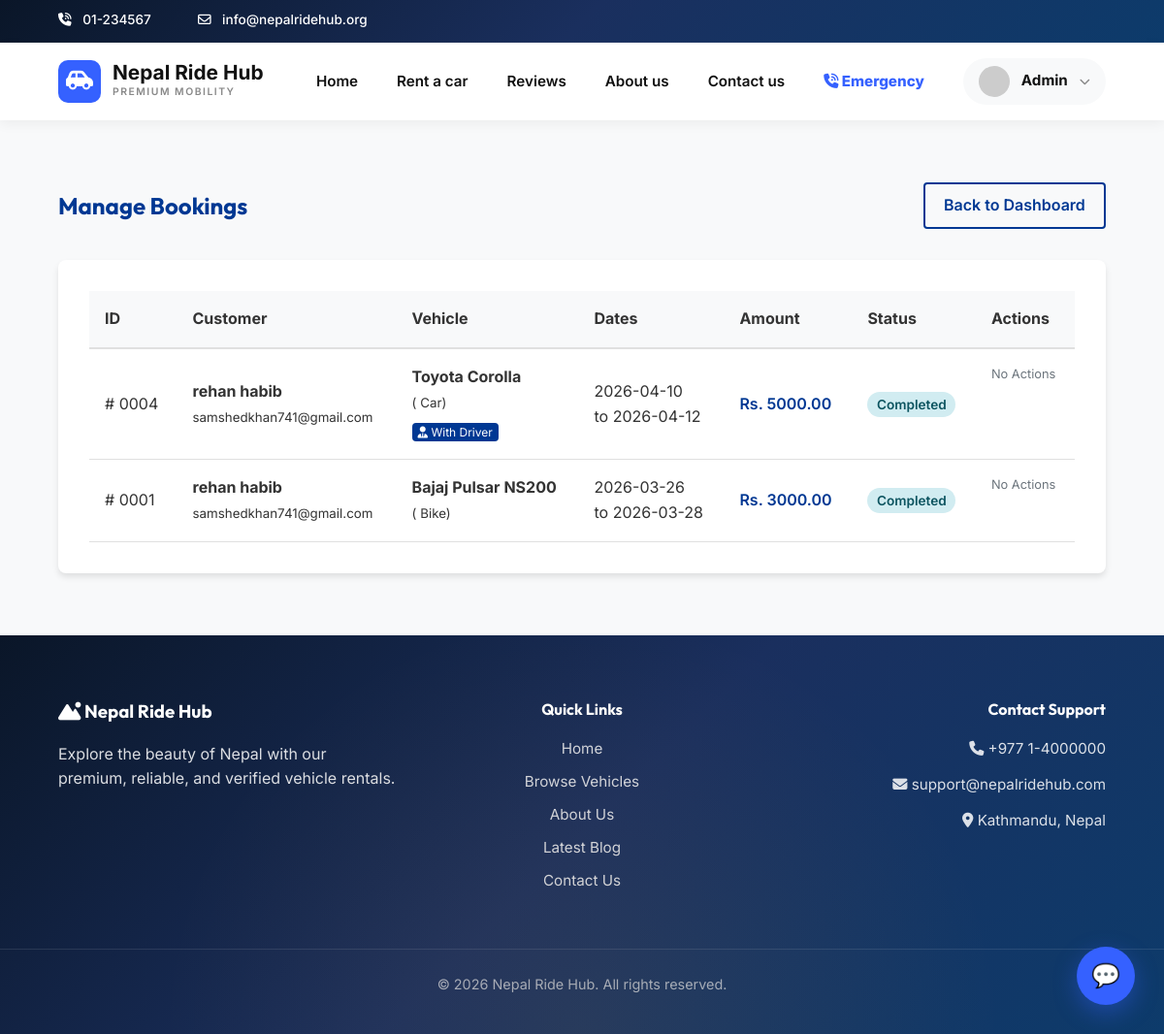
The page /manage_bookings_ui.php (signed in) on the database its author committed.
### tables this page shows
CREATE TABLE `bookings` (
  `id` int(11) NOT NULL AUTO_INCREMENT,
  `user_id` int(11) NOT NULL,
  `vehicle_id` int(11) NOT NULL,
  `start_date` date NOT NULL,
  `end_date` date NOT NULL,
  `purpose` enum('travel','function','pick_and_drop') DEFAULT 'travel',
  `pickup_location` varchar(255) DEFAULT NULL,
  `dropoff_location` varchar(255) DEFAULT NULL,
  `total_amount` decimal(10,2) NOT NULL,
  `status` enum('pending','confirmed','completed','cancelled') DEFAULT 'pending',
  `created_at` timestamp NOT NULL DEFAULT current_timestamp(),
  `with_driver` tinyint(1) DEFAULT 0,
  PRIMARY KEY (`id`),
  KEY `user_id` (`user_id`),
  KEY `vehicle_id` (`vehicle_id`),
  CONSTRAINT `bookings_ibfk_1` FOREIGN KEY (`user_id`) REFERENCES `users` (`id`) ON DELETE CASCADE,
  CONSTRAINT `bookings_ibfk_2` FOREIGN KEY (`vehicle_id`) REFERENCES `vehicles` (`id`) ON DELETE CASCADE
);

CREATE TABLE `users` (
  `id` int(11) NOT NULL AUTO_INCREMENT,
  `name` varchar(100) NOT NULL,
  `email` varchar(100) NOT NULL,
  `password_hash` varchar(255) NOT NULL,
  `phone` varchar(20) NOT NULL,
  `location` varchar(255) DEFAULT NULL,
  `country` varchar(100) DEFAULT NULL,
  `role` enum('customer','admin') DEFAULT 'customer',
  `created_at` timestamp NOT NULL DEFAULT current_timestamp(),
  `two_factor_secret` varchar(255) DEFAULT NULL,
  `two_factor_enabled` tinyint(1) DEFAULT 0,
  `two_factor_type` enum('none','totp','email') DEFAULT 'none',
  `backup_codes` text DEFAULT NULL,
  `facebook_id` varchar(100) DEFAULT NULL,
  `auth_provider` enum('standard','facebook') DEFAULT 'standard',
  `profile_photo` varchar(255) DEFAULT NULL,
  PRIMARY KEY (`id`),
  UNIQUE KEY `email` (`email`)
);

CREATE TABLE `vehicles` (
  `id` int(11) NOT NULL AUTO_INCREMENT,
  `name` varchar(100) NOT NULL,
  `type` enum('car','bike','bus','taxi','jeep','van') DEFAULT NULL,
  `condition_type` enum('city','offroad','highway','all-terrain') DEFAULT 'city',
  `brand` varchar(50) NOT NULL,
  `model_year` int(11) NOT NULL,
  `price_per_day` decimal(10,2) NOT NULL,
  `status` enum('available','maintenance','booked') DEFAULT 'available',
  `description` text DEFAULT NULL,
  `image_path` varchar(255) DEFAULT NULL,
  `gps_lat` decimal(10,8) DEFAULT NULL,
  `gps_lng` decimal(11,8) DEFAULT NULL,
  `created_at` timestamp NOT NULL DEFAULT current_timestamp(),
  PRIMARY KEY (`id`)
);

### manage_bookings_ui.php (the view, shortened to what this page needs)
<?php
include 'includes/header.php';
require_once 'includes/db_connect.php';
$stmt = $pdo->query("
    SELECT b.*, u.name as user_name, u.email, v.name as vehicle_name, v.type as vehicle_type
    FROM bookings b
    JOIN users u ON b.user_id = u.id
    JOIN vehicles v ON b.vehicle_id = v.id
    ORDER BY b.created_at DESC
");
$bookings = $stmt->fetchAll();
?>
<section style="padding: 4rem 0;">
    <div class="container">
        <div style="display: flex; justify-content: space-between; align-items: center; margin-bottom: 2rem;">
            <h2>Manage Bookings</h2>
            <a href="admin_dashboard.php" class="btn btn-outline">Back to Dashboard</a>
        </div>
        <div style="background: #fff; padding: 2rem; border-radius: 8px; box-shadow: var(--shadow);">
            <?php if (empty($bookings)): ?>
                <p>No bookings found.</p>
            <?php else: ?>
                <div style="overflow-x: auto;">
                    <table style="width: 100%; border-collapse: collapse; text-align: left;">
                        <thead>
                            <tr style="background: var(--light-bg); border-bottom: 2px solid var(--border-color);">
                                <th style="padding: 1rem;">ID</th>
                                <th style="padding: 1rem;">Customer</th>
                                <th style="padding: 1rem;">Vehicle</th>
                                <th style="padding: 1rem;">Dates</th>
                                <th style="padding: 1rem;">Amount</th>
                                <th style="padding: 1rem;">Status</th>
                                <th style="padding: 1rem;">Actions</th>
                            </tr>
                        </thead>
                        <tbody>
                            <?php foreach ($bookings as $b): ?>
                                <tr style="border-bottom: 1px solid var(--border-color);">
                                    <td style="padding: 1rem;">#
                                        <?php echo str_pad($b['id'], 4, '0', STR_PAD_LEFT); ?>
                                    </td>
                                    <td style="padding: 1rem;">
                                        <strong>
                                            <?php echo htmlspecialchars($b['user_name']); ?>
                                        </strong><br>
                                        <small>
                                            <?php echo htmlspecialchars($b['email']); ?>
                                        </small>
                                    </td>
                                    <td style="padding: 1rem;">
                                        <strong>
                                            <?php echo htmlspecialchars($b['vehicle_name']); ?>
                                        </strong>
                                        <br><small>(
                                            <?php echo ucfirst($b['vehicle_type']); ?>)
                                        </small>
                                        <?php if (isset($b['with_driver']) && $b['with_driver']): ?>
                                            <div style="margin-top: 0.3rem;"><span
                                                    style="background:var(--primary-blue); color:white; padding: 2px 6px; border-radius: 4px; font-size: 0.75rem;"><i
                                                        class="fas fa-user-tie"></i> With Driver</span></div>
                                        <?php endif; ?>
                                    </td>
                                    <td style="padding: 1rem;">
                                        <?php echo $b['start_date']; ?><br>to
                                        <?php echo $b['end_date']; ?>
                                    </td>
                                    <td style="padding: 1rem; font-weight: 600; color: var(--primary-blue);">Rs.
                                        <?php echo $b['total_amount']; ?>
                                    </td>
                                    <td style="padding: 1rem;">
                                        <?php
                                        $bg = '#fff3cd';
                                        $col = '#856404';
                                        if ($b['status'] === 'completed') {
                                            $bg = '#d1ecf1';
                                            $col = '#0c5460';
                                        }
                                        ?>
                                        <span
                                            style="padding: 0.3rem 0.6rem; border-radius: 20px; font-size: 0.85rem; font-weight: 600; background: <?php echo $bg; ?>; color: <?php echo $col; ?>;">
                                            <?php echo ucfirst($b['status']); ?>
                                        </span>
                                    </td>
                                    <td style="padding: 1rem; display: flex; gap: 0.5rem;">
                                        <?php if ($b['status'] === 'pending'): ?>
                                            <button onclick="updateBooking(<?php echo $b['id']; ?>, 'confirmed')" class="btn"
                                                style="background: var(--success); color: white; padding: 0.3rem 0.6rem; font-size: 0.8rem;">Confirm</button>
                                            <button onclick="updateBooking(<?php echo $b['id']; ?>, 'cancelled')" class="btn"
                                                style="background: var(--danger); color: white; padding: 0.3rem 0.6rem; font-size: 0.8rem;">Reject</button>
                                        <?php elseif ($b['status'] === 'confirmed'): ?>
                                            <button onclick="updateBooking(<?php echo $b['id']; ?>, 'completed')" class="btn"
                                                style="background: var(--primary-blue); color: white; padding: 0.3rem 0.6rem; font-size: 0.8rem;">Mark
                                                Completed</button>
                                        <?php else: ?>
                                            <span style="color: var(--gray-text); font-size: 0.8rem;">No Actions</span>
                                        <?php endif; ?>
                                    </td>
                                </tr>
                            <?php endforeach; ?>
                        </tbody>
                    </table>
                </div>
            <?php endif; ?>
        </div>
    </div>
</section>
<?php include 'includes/footer.php'; ?>

### css/style.css (style rules this page uses)
:root { --primary-red: #da291c; --primary-blue: #003893; --dark-bg: #121212; --light-bg: #f8f9fa; --white: #ffffff; --gray-text: #6c757d; --border-color: #e0e0e0; --success: #28a745; --danger: #dc3545; --shadow: 0 4px 6px rgba(0, 0, 0, 0.1); --transition: all 0.3s ease; }
* { margin: 0; padding: 0; box-sizing: border-box; }
body { font-family: 'Inter', sans-serif; line-height: 1.6; color: #333; background-color: var(--light-bg); }
h1, h2, h3, h4, h5, h6 { font-family: 'Outfit', sans-serif; color: var(--primary-blue); }
a { text-decoration: none; color: var(--primary-blue); transition: var(--transition); }
.container { width: 90%; max-width: 1200px; margin: 0 auto; }
.btn { display: inline-block; padding: 0.6rem 1.2rem; border-radius: 4px; font-weight: 600; cursor: pointer; border: none; transition: var(--transition); }
.btn-outline { border: 2px solid var(--primary-blue); color: var(--primary-blue) !important; background: transparent; }
:root { --new-blue: #3561ff; --hero-bg: #f9f9f9; }

### rows shown on the page
bookings: id "0004", user.name "rehan habib", user.email "samshedkhan741@gmail.com", vehicle.name "Toyota Corolla", vehicle.type "Car", with_driver 1 (drawn), start_date "2026-04-10", end_date "2026-04-12", total_amount "5000.00", status "Completed", shows "No Actions"
bookings: id "0001", user.name "rehan habib", user.email "samshedkhan741@gmail.com", vehicle.name "Bajaj Pulsar NS200", vehicle.type "Bike", start_date "2026-03-26", end_date "2026-03-28", total_amount "3000.00", status "Completed", shows "No Actions"

### other values the page prints
$_SESSION['name'] "Admin"
